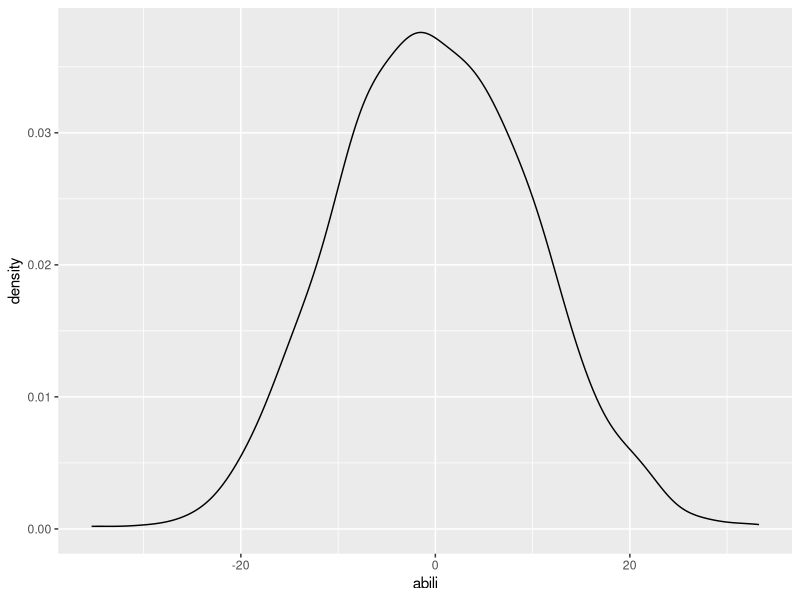

The R script that drew this image: (Note: this script raises an error after producing the figure.)

data <- data.frame(wage = rep(0, 1000), educ = rep(0, 1000))
abili <-rnorm(1000, 0, 10)
data$educ[abili > 20] <- round(18 + rnorm(length(data$educ[abili > 20]), 0, 2), digits = 0)
data$educ[10 < abili & abili <= 20] <- round(16 + rnorm(length(data$educ[10 < abili & abili <= 20]), 0, 2), digits = 0)
data$educ[0 < abili & abili <= 10] <- round(14 + rnorm(length(data$educ[0 < abili & abili <= 10]), 0, 2), digits = 0)
data$educ[-10 < abili & abili <= 0] <- round(12 + rnorm(length(data$educ[-10 < abili & abili <= 0]), 0, 2), digits = 0)
data$educ[abili <= -10] <- round(10 + rnorm(length(data$educ[abili <= -10]), 0, 2), digits = 0)
data
summary(data)

library(ggplot2)
ggplot(data = data, aes(x = abili)) + geom_density()


data$abili <- abili
data$age <- rnorm(1000, 30, 5)

data$female <- 1 * (order(data$id) > 456)
data
data$id <- NULL



data$iq <- abili + rnorm(1000, 100)
data$wage <- 600 + 12 * data$educ + 24 * data$abili + rnorm(1000, 0, 200) + 5 * data$age - 25 * data$female
data$wage[data$wage < 0] <- 0
summary(data)

plot(data$educ, data$wage)

result <- lm(data = data, wage ~ educ)
summary(result)
data
colnames(data)[1] <- "salary"
write.csv(data, file = "wage.csv", row.names = F)

